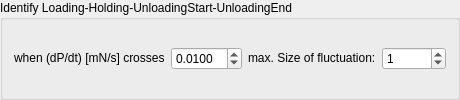
               <widget class="QGroupBox" name="groupBox_16">
                <property name="sizePolicy">
                 <sizepolicy hsizetype="Maximum" vsizetype="Maximum">
                  <horstretch>0</horstretch>
                  <verstretch>0</verstretch>
                 </sizepolicy>
                </property>
                <property name="minimumSize">
                 <size>
                  <width>460</width>
                  <height>0</height>
                 </size>
                </property>
                <property name="maximumSize">
                 <size>
                  <width>460</width>
                  <height>16777215</height>
                 </size>
                </property>
                <property name="title">
                 <string>Identify Loading-Holding-UnloadingStart-UnloadingEnd</string>
                </property>
                <layout class="QGridLayout" name="gridLayout_35">
                 <item row="1" column="4">
                  <widget class="QLabel" name="label_42">
                   <property name="sizePolicy">
                    <sizepolicy hsizetype="Maximum" vsizetype="Maximum">
                     <horstretch>0</horstretch>
                     <verstretch>0</verstretch>
                    </sizepolicy>
                   </property>
                   <property name="text">
                    <string>max. Size of fluctuation:</string>
                   </property>
                  </widget>
                 </item>
                 <item row="1" column="3">
                  <widget class="QDoubleSpinBox" name="doubleSpinBox_relForceRateNoise_tabHE_FrameStiffness">
                   <property name="sizePolicy">
                    <sizepolicy hsizetype="Minimum" vsizetype="Maximum">
                     <horstretch>0</horstretch>
                     <verstretch>0</verstretch>
                    </sizepolicy>
                   </property>
                   <property name="decimals">
                    <number>4</number>
                   </property>
                   <property name="singleStep">
                    <double>0.000100000000000</double>
                   </property>
                   <property name="value">
                    <double>0.010000000000000</double>
                   </property>
                  </widget>
                 </item>
                 <item row="1" column="0">
                  <widget class="QLabel" name="label_43">
                   <property name="sizePolicy">
                    <sizepolicy hsizetype="Maximum" vsizetype="Maximum">
                     <horstretch>0</horstretch>
                     <verstretch>0</verstretch>
                    </sizepolicy>
                   </property>
                   <property name="text">
                    <string>when (dP/dt) [mN/s] crosses</string>
                   </property>
                  </widget>
                 </item>
                 <item row="1" column="5">
                  <widget class="QSpinBox" name="spinBox_max_size_fluctuation_tabHE_FrameStiffness">
                   <property name="sizePolicy">
                    <sizepolicy hsizetype="Minimum" vsizetype="Maximum">
                     <horstretch>0</horstretch>
                     <verstretch>0</verstretch>
                    </sizepolicy>
                   </property>
                   <property name="value">
                    <number>1</number>
                   </property>
                  </widget>
                 </item>
                </layout>
               </widget>
